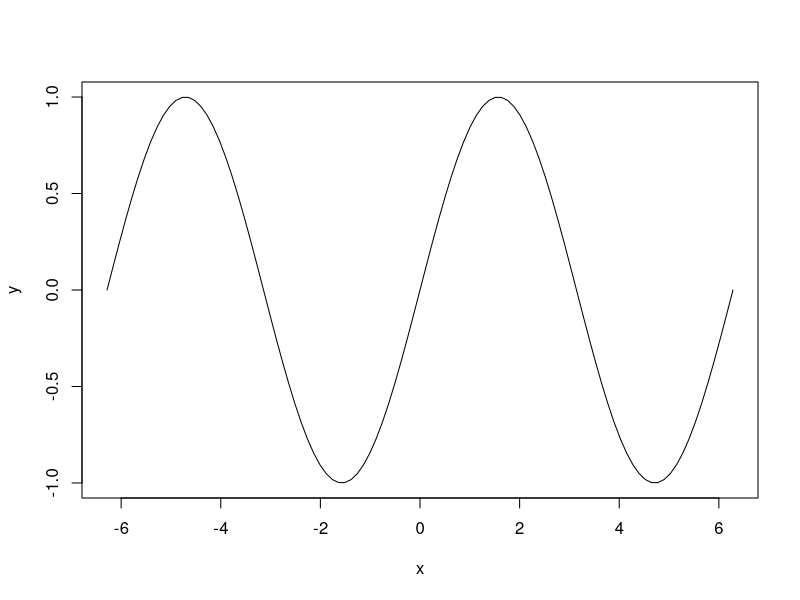

Reproduce this figure in R.
## ---- chunk 1
curve(sin, -2*pi, 2*pi, ylab = "y")
